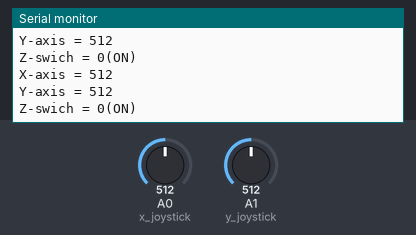
Recording of a sketch running on a simulated Arduino Uno, built with avr-gcc and run on an emulated ATmega328P. Parts: the last lines printed to the serial monitor. Inputs (shaded band) come from the test bench; at power-on: A0 (x_joystick) = 512, A1 (y_joystick) = 512.

Above: at 2.8 s.
2.9 s: A0 (x_joystick) set to 716
At 4.5 s:
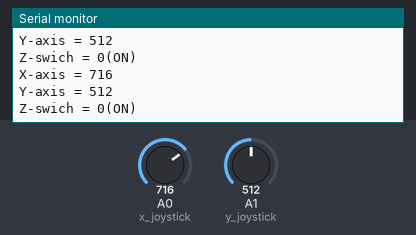
5.6 s: A1 (y_joystick) set to 716
At 7.3 s:
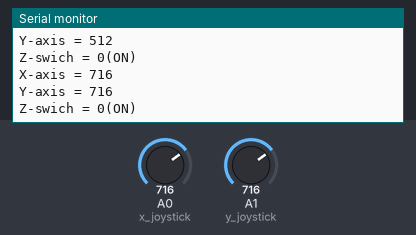
8.3 s: A0 (x_joystick) set to 900
At 10.4 s:
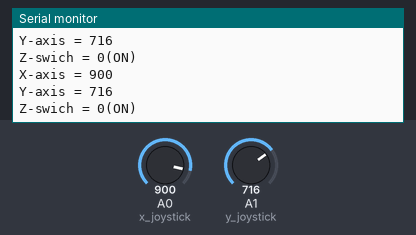
11.0 s: A1 (y_joystick) set to 900
At 13.2 s:
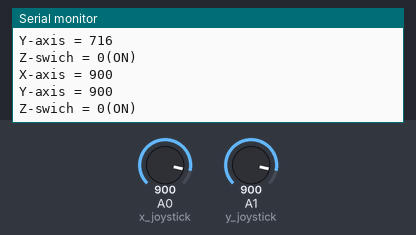
Timing chart, 0 to 14.7 s (numbered marks = the images above; inputs shaded):
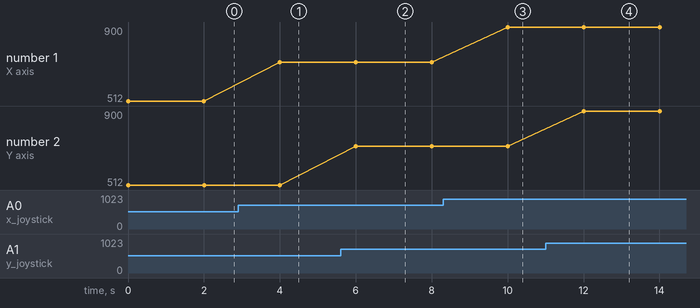

The sketch:

joy01.ino
```cpp
// 조이스틱 상태 시리얼 모니터 출력
const int x_joystick = A0; // x축 아날로그 연결핀
const int y_joystick = A1; // y축 아날로그 연결핀
const int z_sw = A2;  // z축 스위치 연결핀

void setup() {
  Serial.begin(115200);
  pinMode(z_sw, INPUT_PULLUP); // z축 스위치 연겨ㄹ핀 내부풀업 설정

}

void loop() {
  int dx, dy;
  boolean sw;

  dx = analogRead(x_joystick);
  dy = analogRead(y_joystick);
  sw = digitalRead(dx);

  // x축 방향 조이스틱 전압값 출력
  Serial.print("X-axis = ");
  Serial.println(dx);

 // y축 방향 조이스틱 전압값 출력
  Serial.print("Y-axis = ");
  Serial.println(dy);

// z축 스위치 상태 출력
  Serial.print("Z-swich = ");
  if(sw == 0) Serial.println("0(ON)");
  else Serial.println("1(OFF)");

  delay(2000);
}
```

Measured:
- after the input at 2.9 s, the serial monitor: prints a new line after 1.1 s (image 1)
- after the input at 5.6 s, the serial monitor: prints a new line after 0.40 s (image 2)
- after the input at 8.3 s, the serial monitor: prints a new line after 1.7 s (image 3)
- after the input at 11.0 s, the serial monitor: prints a new line after 1.0 s (image 4)
- plotted number 1: 512 → 716 after the input at 2.9 s, 716 → 900 after the input at 8.3 s
